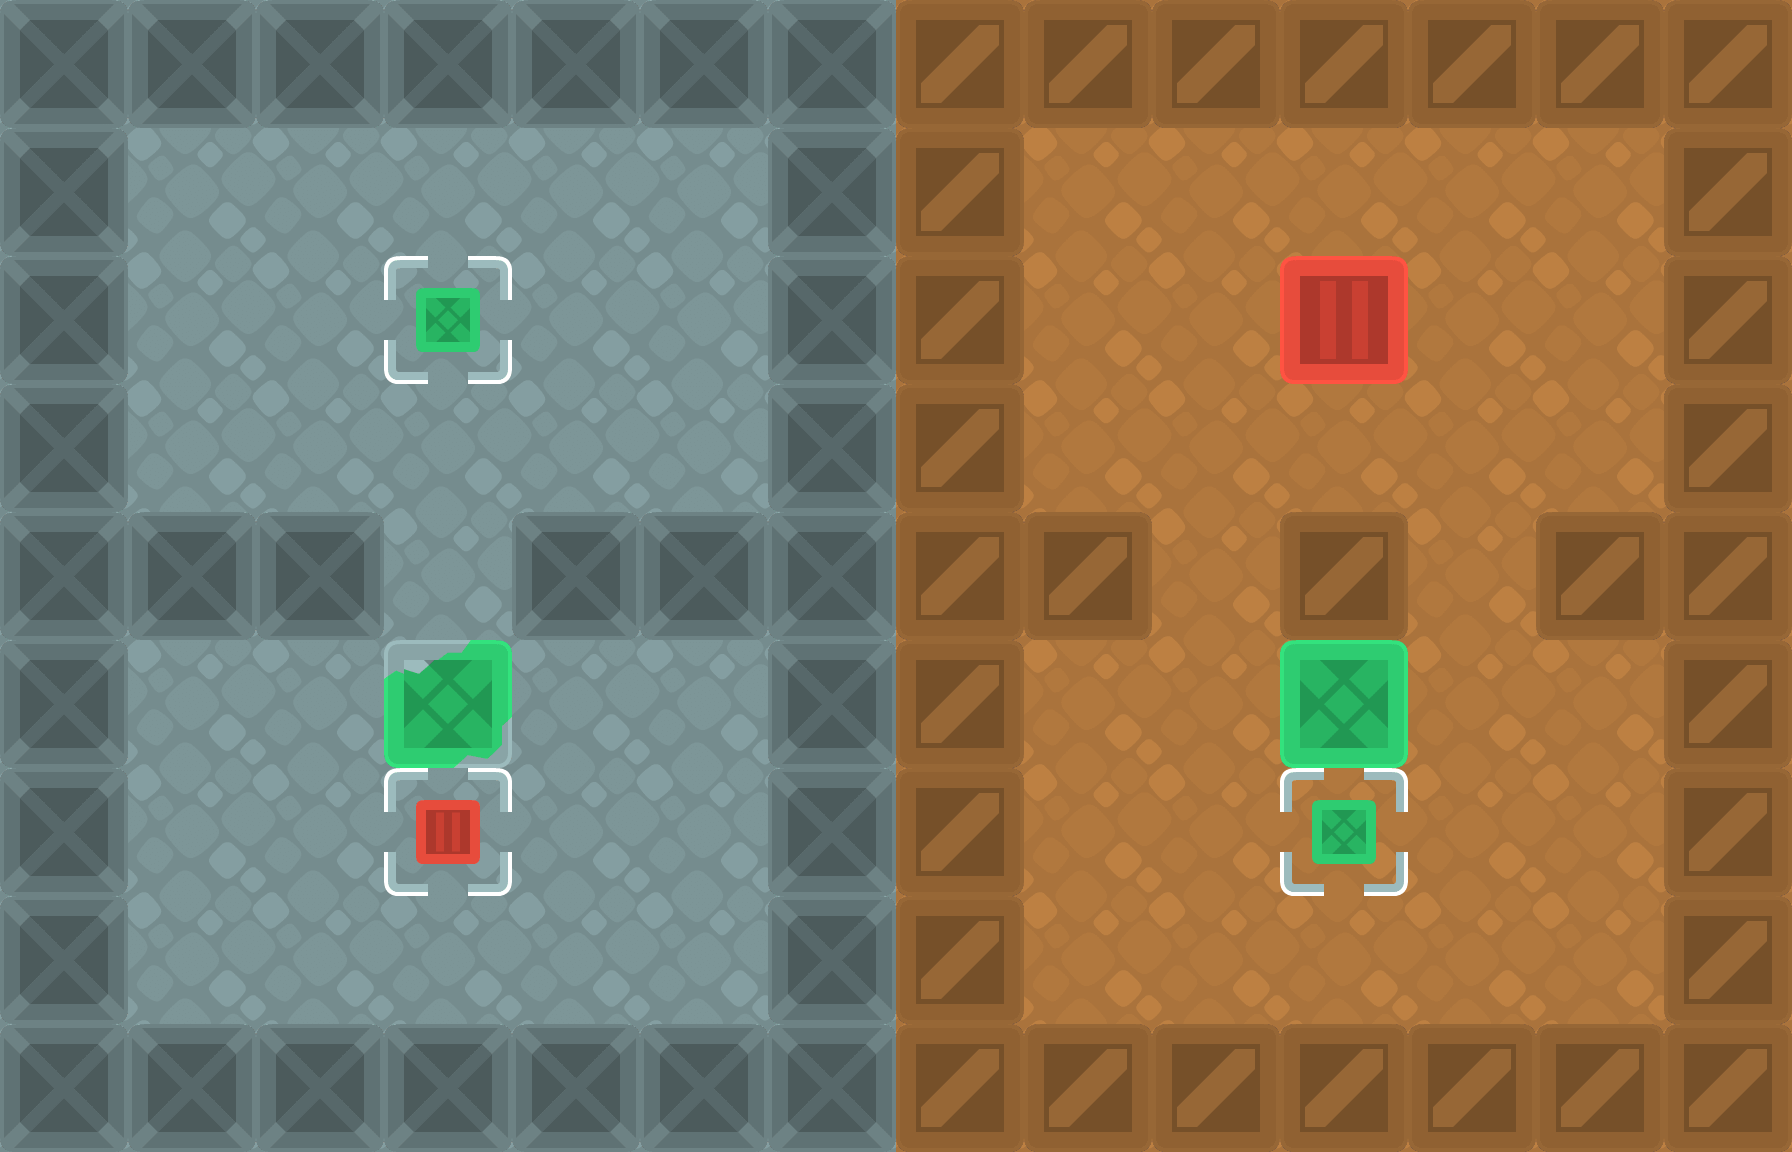

The image is a tile-based game level rendered from a .tmx file. Its description and complete source (layers, tilesets, objects, tile grids) follow:
An orthogonal 14x9 tile map with 128x128 px tiles, 7 tile layers (Floor, Spawn, Goal, CrateGoals, ...).

<map version="1.5" tiledversion="1.7.1" orientation="orthogonal" renderorder="right-down" width="14" height="9" tilewidth="128" tileheight="128" infinite="0" nextlayerid="8" nextobjectid="1">
 <editorsettings>
  <export target="level-4.json" format="json" />
 </editorsettings>
 <tileset firstgid="1" name="sokoban" tilewidth="128" tileheight="128" tilecount="104" columns="13">
  <image source="../tilesheets/sokoban.png" width="1664" height="1024" />
 </tileset>
 <layer id="1" name="Floor" width="14" height="9">
  <data encoding="csv">
90,90,90,90,90,90,90,91,91,91,91,91,91,91,
90,90,90,90,90,90,90,91,91,91,91,91,91,91,
90,90,90,90,90,90,90,91,91,91,91,91,91,91,
90,90,90,90,90,90,90,91,91,91,91,91,91,91,
90,90,90,90,90,90,90,91,91,91,91,91,91,91,
90,90,90,90,90,90,90,91,91,91,91,91,91,91,
90,90,90,90,90,90,90,91,91,91,91,91,91,91,
90,90,90,90,90,90,90,91,91,91,91,91,91,91,
90,90,90,90,90,90,90,91,91,91,91,91,91,91
</data>
 </layer>
 <layer id="3" name="Spawn" width="14" height="9">
  <data encoding="csv">
0,0,0,0,0,0,0,0,0,0,0,0,0,0,
0,0,0,0,0,0,0,0,0,0,0,0,0,0,
0,0,0,0,0,0,0,0,0,0,3,0,0,0,
0,0,0,0,0,0,0,0,0,0,0,0,0,0,
0,0,0,0,0,0,0,0,0,0,0,0,0,0,
0,0,0,0,0,0,0,0,0,0,0,0,0,0,
0,0,0,0,0,0,0,0,0,0,0,0,0,0,
0,0,0,0,0,0,0,0,0,0,0,0,0,0,
0,0,0,0,0,0,0,0,0,0,0,0,0,0
</data>
 </layer>
 <layer id="2" name="Goal" width="14" height="9">
  <data encoding="csv">
0,0,0,0,0,0,0,0,0,0,0,0,0,0,
0,0,0,0,0,0,0,0,0,0,0,0,0,0,
0,0,0,0,0,0,0,0,0,0,0,0,0,0,
0,0,0,0,0,0,0,0,0,0,0,0,0,0,
0,0,0,0,0,0,0,0,0,0,0,0,0,0,
0,0,0,0,0,0,0,0,0,0,0,0,0,0,
0,0,0,42,0,0,0,0,0,0,0,0,0,0,
0,0,0,0,0,0,0,0,0,0,0,0,0,0,
0,0,0,0,0,0,0,0,0,0,0,0,0,0
</data>
 </layer>
 <layer id="7" name="CrateGoals" width="14" height="9">
  <data encoding="csv">
0,0,0,0,0,0,0,0,0,0,0,0,0,0,
0,0,0,0,0,0,0,0,0,0,0,0,0,0,
0,0,0,44,0,0,0,0,0,0,0,0,0,0,
0,0,0,0,0,0,0,0,0,0,0,0,0,0,
0,0,0,0,0,0,0,0,0,0,0,0,0,0,
0,0,0,0,0,0,0,0,0,0,0,0,0,0,
0,0,0,0,0,0,0,0,0,0,44,0,0,0,
0,0,0,0,0,0,0,0,0,0,0,0,0,0,
0,0,0,0,0,0,0,0,0,0,0,0,0,0
</data>
 </layer>
 <layer id="5" name="NowCrates" width="14" height="9">
  <data encoding="csv">
0,0,0,0,0,0,0,0,0,0,0,0,0,0,
0,0,0,0,0,0,0,0,0,0,0,0,0,0,
0,0,0,0,0,0,0,0,0,0,0,0,0,0,
0,0,0,0,0,0,0,0,0,0,0,0,0,0,
0,0,0,0,0,0,0,0,0,0,0,0,0,0,
0,0,0,0,0,0,0,0,0,0,5,0,0,0,
0,0,0,0,0,0,0,0,0,0,0,0,0,0,
0,0,0,0,0,0,0,0,0,0,0,0,0,0,
0,0,0,0,0,0,0,0,0,0,0,0,0,0
</data>
 </layer>
 <layer id="4" name="ThenCrates" width="14" height="9">
  <data encoding="csv">
0,0,0,0,0,0,0,0,0,0,0,0,0,0,
0,0,0,0,0,0,0,0,0,0,0,0,0,0,
0,0,0,0,0,0,0,0,0,0,0,0,0,0,
0,0,0,0,0,0,0,0,0,0,0,0,0,0,
0,0,0,0,0,0,0,0,0,0,0,0,0,0,
0,0,0,31,0,0,0,0,0,0,0,0,0,0,
0,0,0,0,0,0,0,0,0,0,0,0,0,0,
0,0,0,0,0,0,0,0,0,0,0,0,0,0,
0,0,0,0,0,0,0,0,0,0,0,0,0,0
</data>
 </layer>
 <layer id="6" name="Walls" width="14" height="9">
  <data encoding="csv">
19,19,19,19,19,19,19,15,15,15,15,15,15,15,
19,0,0,0,0,0,19,15,0,0,0,0,0,15,
19,0,0,0,0,0,19,15,0,0,0,0,0,15,
19,0,0,0,0,0,19,15,0,0,0,0,0,15,
19,19,19,0,19,19,19,15,15,0,15,0,15,15,
19,0,0,0,0,0,19,15,0,0,0,0,0,15,
19,0,0,0,0,0,19,15,0,0,0,0,0,15,
19,0,0,0,0,0,19,15,0,0,0,0,0,15,
19,19,19,19,19,19,19,15,15,15,15,15,15,15
</data>
 </layer>
</map>
